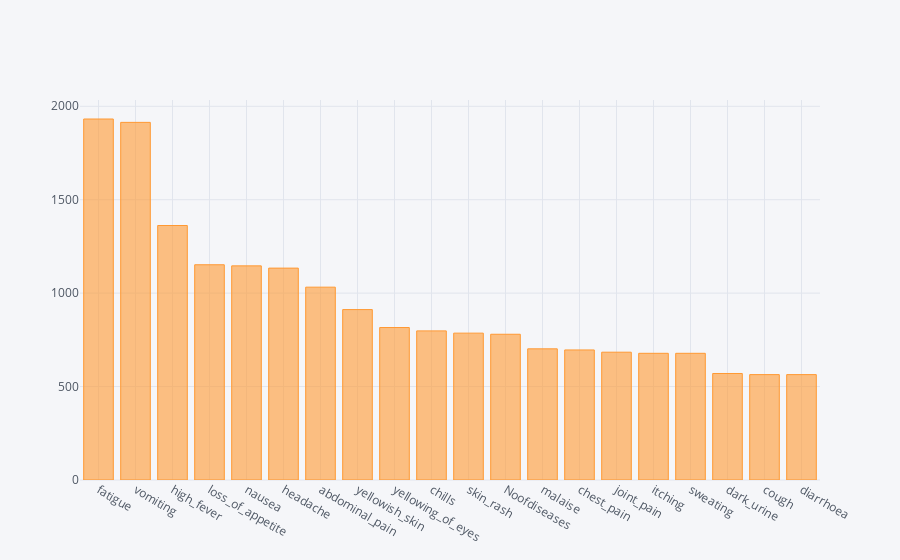

Notebook code for this chart:
### Code cell
#top 20 most common diseases
disyes[:20].iplot(kind='bar',x='index')

### Figure 1 — Plotly figure (JSON) as saved in the notebook; plotly's stock layout.template omitted (floating-point values rounded to 4 significant figures)
{"data": [{"marker": {"color": "rgba(255, 153, 51, 0.6)", "line": {"color": "rgba(255, 153, 51, 1.0)", "width": 1}}, "name": "1", "orientation": "v", "text": "", "type": "bar", "uid": "0c4f6358-0063-4f62-aee5-61bf8cbadad9", "x": ["fatigue", "vomiting", "high_fever", "loss_of_appetite", "nausea", "headache", "abdominal_pain", "yellowish_skin", "yellowing_of_eyes", "chills", "skin_rash", "Noofdiseases", "malaise", "chest_pain", "joint_pain", "itching", "sweating", "dark_urine", "cough", "diarrhoea"], "y": [1932, 1914, 1362, 1152, 1146, 1134, 1032, 912, 816, 798, 786, 780, 702, 696, 684, 678, 678, 570, 564, 564]}], "layout": {"legend": {"bgcolor": "#F5F6F9", "font": {"color": "#4D5663"}}, "paper_bgcolor": "#F5F6F9", "plot_bgcolor": "#F5F6F9", "title": {"font": {"color": "#4D5663"}}, "xaxis": {"gridcolor": "#E1E5ED", "showgrid": true, "tickfont": {"color": "#4D5663"}, "title": {"font": {"color": "#4D5663"}, "text": ""}, "zerolinecolor": "#E1E5ED"}, "yaxis": {"gridcolor": "#E1E5ED", "showgrid": true, "tickfont": {"color": "#4D5663"}, "title": {"font": {"color": "#4D5663"}, "text": ""}, "zerolinecolor": "#E1E5ED"}}}
